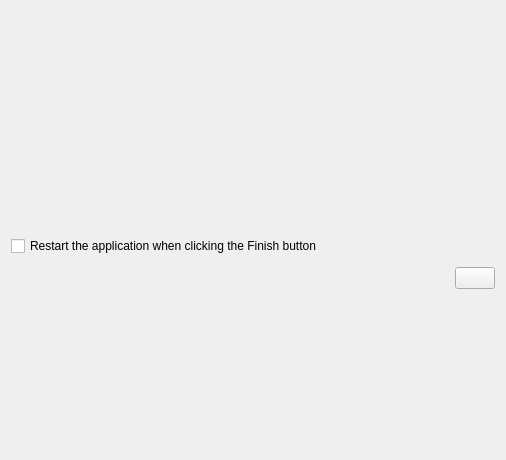
<?xml version="1.0" encoding="UTF-8"?>
<ui version="4.0">
 <class>AssistantPageConclusions</class>
 <widget class="QWidget" name="AssistantPageConclusions">
  <property name="geometry">
   <rect>
    <x>0</x>
    <y>0</y>
    <width>506</width>
    <height>460</height>
   </rect>
  </property>
  <layout class="QVBoxLayout" name="verticalLayout">
   <item>
    <widget class="QLabel" name="m_conclusionsLabel">
     <property name="wordWrap">
      <bool>true</bool>
     </property>
    </widget>
   </item>
   <item>
    <widget class="QLabel" name="m_explanationLabel">
     <property name="wordWrap">
      <bool>true</bool>
     </property>
    </widget>
   </item>
   <item>
    <spacer name="verticalSpacer">
     <property name="orientation">
      <enum>Qt::Vertical</enum>
     </property>
     <property name="sizeHint" stdset="0">
      <size>
       <width>20</width>
       <height>40</height>
      </size>
     </property>
    </spacer>
   </item>
   <item>
    <widget class="QLabel" name="m_howToProceedLabel">
     <property name="text">
      <string/>
     </property>
     <property name="wordWrap">
      <bool>true</bool>
     </property>
     <property name="openExternalLinks">
      <bool>true</bool>
     </property>
    </widget>
   </item>
   <item>
    <spacer name="verticalSpacer_3">
     <property name="orientation">
      <enum>Qt::Vertical</enum>
     </property>
     <property name="sizeType">
      <enum>QSizePolicy::Fixed</enum>
     </property>
     <property name="sizeHint" stdset="0">
      <size>
       <width>20</width>
       <height>5</height>
      </size>
     </property>
    </spacer>
   </item>
   <item>
    <widget class="QCheckBox" name="m_restartAppOnFinish">
     <property name="text">
      <string>Restart the application when clicking the Finish button</string>
     </property>
    </widget>
   </item>
   <item>
    <spacer name="verticalSpacer_4">
     <property name="orientation">
      <enum>Qt::Vertical</enum>
     </property>
     <property name="sizeType">
      <enum>QSizePolicy::Fixed</enum>
     </property>
     <property name="sizeHint" stdset="0">
      <size>
       <width>20</width>
       <height>5</height>
      </size>
     </property>
    </spacer>
   </item>
   <item>
    <layout class="QHBoxLayout" name="horizontalLayout">
     <item>
      <spacer name="horizontalSpacer">
       <property name="orientation">
        <enum>Qt::Horizontal</enum>
       </property>
       <property name="sizeHint" stdset="0">
        <size>
         <width>40</width>
         <height>20</height>
        </size>
       </property>
      </spacer>
     </item>
     <item>
      <widget class="QPushButton" name="m_showReportInformationButton"/>
     </item>
    </layout>
   </item>
   <item>
    <spacer name="verticalSpacer_2">
     <property name="orientation">
      <enum>Qt::Vertical</enum>
     </property>
     <property name="sizeHint" stdset="0">
      <size>
       <width>20</width>
       <height>40</height>
      </size>
     </property>
    </spacer>
   </item>
  </layout>
 </widget>
 <customwidgets/>
 <resources/>
 <connections/>
</ui>
